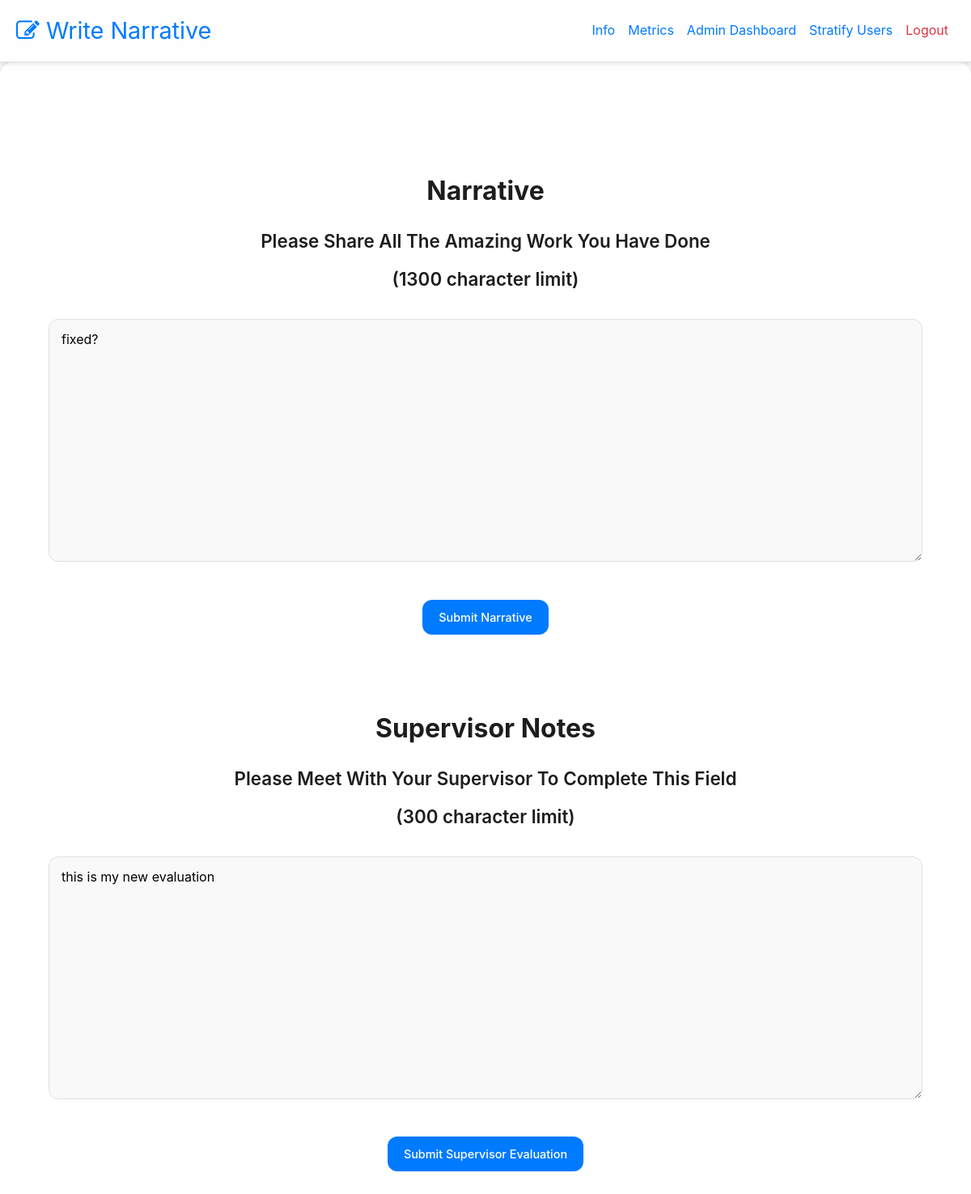
Screenshot of / (signed in) with the database file from the repository.
### website/models.py (models this page shows)
class Note(db.Model):
    id = db.Column(db.Integer, primary_key=True)
    data = db.Column(db.String(1500))
    date = db.Column(db.DateTime(timezone=True), default=func.now())
    user_id = db.Column(db.Integer, db.ForeignKey('user.id'))

class Supervisor_Notes(db.Model):
    id = db.Column(db.Integer, primary_key=True)
    data = db.Column(db.String(1500))
    date = db.Column(db.DateTime(timezone=True), default=func.now())
    user_id = db.Column(db.Integer, db.ForeignKey('user.id'))

### website/views.py (the view, shortened to what this page needs)
@views.route('/', methods=['GET', 'POST'])
@login_required
def home():
    return render_template("home.html", user=current_user)

### website/templates/home.html (shortened to what this page needs)
{% extends "base.html" %}
{% block content %}
<div class="container text-center">
  <h1>Narrative</h1>
  <h3>Please Share All The Amazing Work You Have Done</h3>
  <h4>(1300 character limit)</h4>
  <form method="POST">
    <textarea
      name="note"
      value="note"
      rows="10"
      placeholder="Write your narrative here..."
      style="width: 100%; height: 300px;"
    >{% if user.notes|length > 0 %}{{ user.notes[0].data }}{% endif %}</textarea>
    <div class="text-center mt-4">
      <button type="submit" name="submit_type" value="user_note">Submit Narrative</button>
    </div>
  </form>
  <br>
  <br>
  <br>
  <h1>Supervisor Notes</h1>
  <h3>Please Meet With Your Supervisor To Complete This Field</h3>
  <h4>(300 character limit)</h4>
  <form method="POST">
    <textarea
      name="supervisor_note"
      value="supervisor_note"
      rows="2"
      placeholder="To be completed by supervisor..."
      style="width: 100%; height: 300px;"
    >{% if user.supervisor_notes|length > 0 %}{{ user.supervisor_notes[0].data }}{% endif %}</textarea>
    <div class="text-center mt-4">
      <button type="submit" name="submit_type" value="supervisor_note">Submit Supervisor Evaluation</button>
    </div>
  </form>
</div>
{% endblock %}

### website/static/css/styles.css (style rules this page uses)
* { margin: 0; padding: 0; box-sizing: border-box; }
body { font-family: -apple-system, BlinkMacSystemFont, "Segoe UI", "Helvetica Neue", Arial, sans-serif; font-size: 16px; background-color: #f5f5f7; color: #333333; line-height: 1.6; margin: 0; padding: 0; }
button, .btn { background-color: #007aff; color: #ffffff; font-size: 0.9rem; font-weight: 500; padding: 10px 20px; border-radius: 12px; border: none; cursor: pointer; transition: all 0.3s ease-in-out; }
input[type="text"], input[type="email"], input[type="password"], textarea { width: 100%; padding: 12px 15px; border: 1px solid #e0e0e0; border-radius: 12px; font-size: 1rem; background-color: #f9f9f9; margin: 15px 0; transition: border 0.3s ease-in-out; }
h1, h2, h3, h4 { font-weight: 600; color: #1d1d1f; margin: 20px 0; }
h1 { font-size: 2rem; }
h3, h4 { font-size: 1.4rem; }
.container { max-width: 1200px; margin: 0 auto; padding: 40px 20px; }
.container h1 { font-size: 2rem; font-weight: bold; color: #1d1d1f; margin-bottom: 30px; text-align: center; }

### rows the page displays
Note: note "fixed?"
Supervisor_Notes: supervisor_note "this is my new evaluation"
